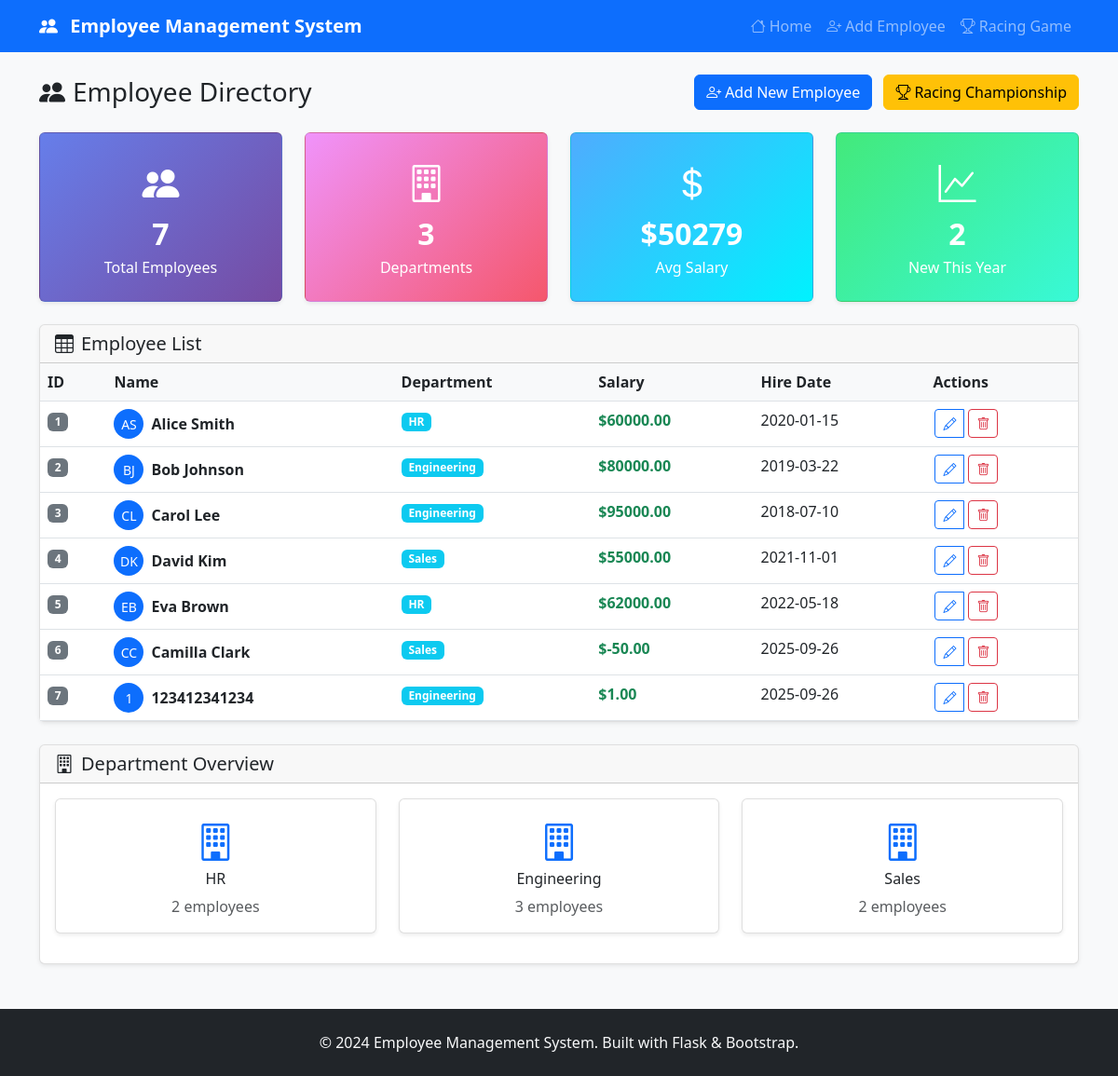
Before: / with the older database file.
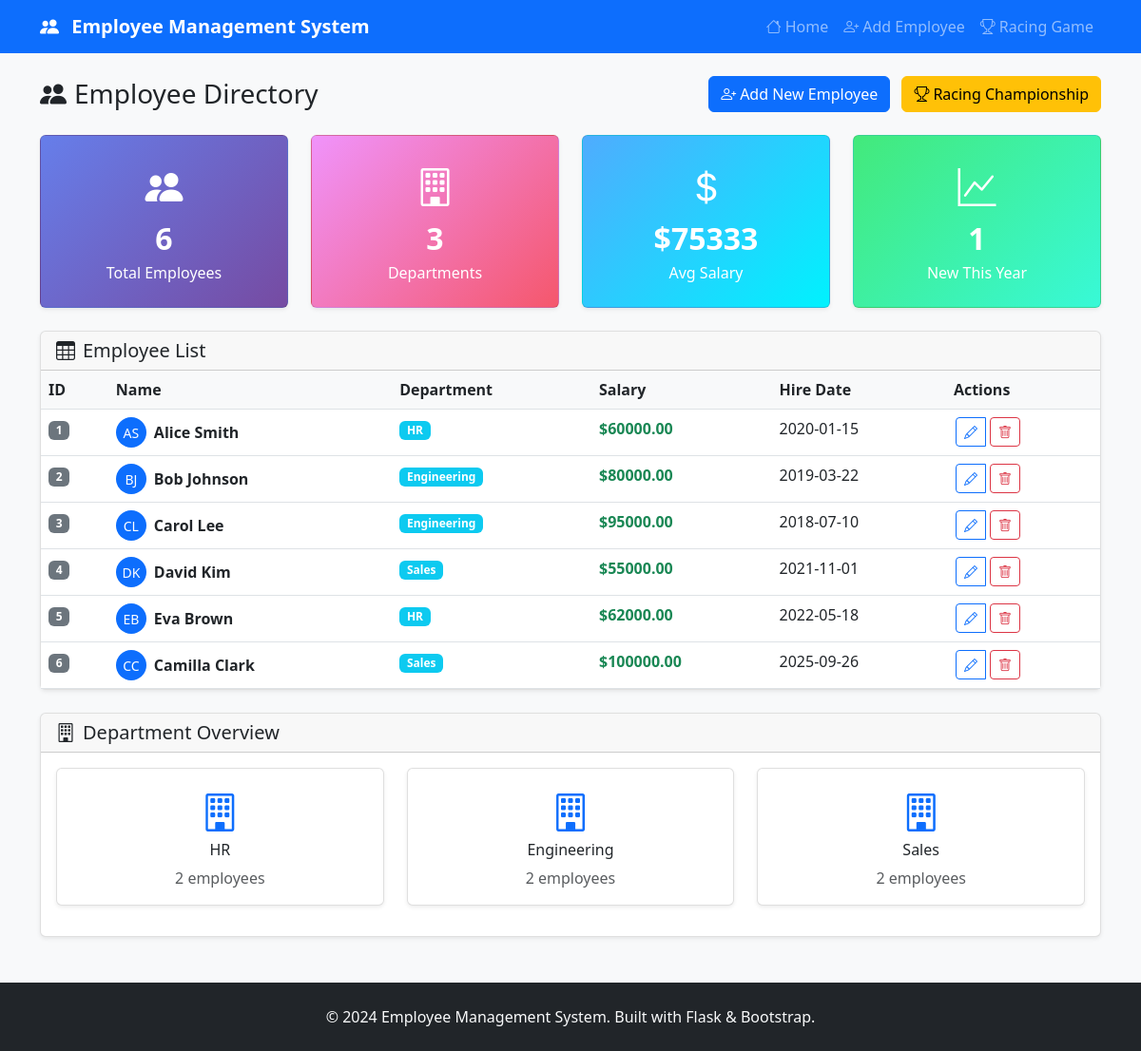
After: the same page with the newer database file.
### tables this page shows
CREATE TABLE employees (
    id INTEGER PRIMARY KEY AUTOINCREMENT,
    name TEXT NOT NULL,
    department_id INTEGER,
    salary REAL,
    hire_date TEXT,
    FOREIGN KEY (department_id) REFERENCES departments(id)
);

CREATE TABLE departments (
    id INTEGER PRIMARY KEY AUTOINCREMENT,
    name TEXT NOT NULL
);

### app.py (the view)
@app.route('/')
def index():
    employees = employee_manager.get_employees()
    departments = employee_manager.get_departments()
    avg_salary = 0
    new_this_year = 0
    department_counts = {}
    if employees:
        total_salary = sum(emp['salary'] for emp in employees)
        avg_salary = total_salary / len(employees)
        current_year = datetime.now().year
        new_this_year = sum(1 for emp in employees if emp['hire_date'].startswith(str(current_year)))
        for emp in employees:
            dept_id = emp['department_id']
            department_counts[dept_id] = department_counts.get(dept_id, 0) + 1
    return render_template('index.html',
                         employees=employees,
                         departments=departments,
                         avg_salary=avg_salary,
                         new_this_year=new_this_year,
                         department_counts=department_counts)

### app.py (called while the page is built)
    def get_connection(self):
        return sqlite3.connect(self.db_path)

    def get_departments(self) -> List[Dict[str, Any]]:
        with self.get_connection() as conn:
            conn.row_factory = sqlite3.Row
            cursor = conn.cursor()
            cursor.execute("SELECT * FROM departments ORDER BY id")
            return [dict(row) for row in cursor.fetchall()]

    def get_employees(self) -> List[Dict[str, Any]]:
        with self.get_connection() as conn:
            conn.row_factory = sqlite3.Row
            cursor = conn.cursor()
            cursor.execute("""
                SELECT e.id, e.name, d.name as department, e.salary, e.hire_date, e.department_id
                FROM employees e
                LEFT JOIN departments d ON e.department_id = d.id
                ORDER BY e.id
            """)
            return [dict(row) for row in cursor.fetchall()]

### templates/index.html (shortened to what the changed rows need)
{% extends "base.html" %}
{% block content %}
<div class="row">
    <div class="col-12">
        <div class="d-flex justify-content-between align-items-center mb-4">
            <h1 class="h3 mb-0">
                <i class="bi bi-people-fill me-2"></i>Employee Directory
            </h1>
        </div>
    </div>
</div>
<div class="row mb-4">
    <div class="col-md-3">
        <div class="card stats-card">
            <div class="card-body text-center">
                <i class="bi bi-people-fill fs-1 mb-2"></i>
                <div class="stats-number">{{ employees|length }}</div>
                <div>Total Employees</div>
            </div>
        </div>
    </div>
    <div class="col-md-3">
        <div class="card stats-card" style="background: linear-gradient(135deg, #4facfe 0%, #00f2fe 100%);">
            <div class="card-body text-center">
                <i class="bi bi-currency-dollar fs-1 mb-2"></i>
                <div class="stats-number">${{ "%.0f"|format(avg_salary) }}</div>
                <div>Avg Salary</div>
            </div>
        </div>
    </div>
    <div class="col-md-3">
        <div class="card stats-card" style="background: linear-gradient(135deg, #43e97b 0%, #38f9d7 100%);">
            <div class="card-body text-center">
                <i class="bi bi-graph-up fs-1 mb-2"></i>
                <div class="stats-number">{{ new_this_year }}</div>
                <div>New This Year</div>
            </div>
        </div>
    </div>
</div>
<div class="card">
    <div class="card-body p-0">
        {% if employees %}
            <div class="table-responsive">
                <table class="table table-hover mb-0">
                    <thead>
                        <tr>
                            <th>ID</th>
                            <th>Name</th>
                            <th>Department</th>
                            <th>Salary</th>
                            <th>Hire Date</th>
                            <th>Actions</th>
                        </tr>
                    </thead>
                    <tbody>
                        {% for employee in employees %}
                        <tr>
                            <td>
                                <span class="badge bg-secondary">{{ employee.id }}</span>
                            </td>
                            <td>
                                <div class="d-flex align-items-center">
                                    <div class="avatar bg-primary text-white rounded-circle me-2 d-flex align-items-center justify-content-center" style="width: 32px; height: 32px; font-size: 14px;">
                                        {{ employee.name.split()[0][0] }}{{ employee.name.split()[-1][0] if employee.name.split()|length > 1 else '' }}
                                    </div>
                                    <strong>{{ employee.name }}</strong>
                                </div>
                            </td>
                            <td>
                                <span class="badge bg-info">{{ employee.department }}</span>
                            </td>
                            <td>
                                <span class="text-success fw-bold">${{ "%.2f"|format(employee.salary) }}</span>
                            </td>
                            <td>{{ employee.hire_date }}</td>
                            <td>
                                <div class="btn-group" role="group">
                                    <a href="{{ url_for('edit_employee', employee_id=employee.id) }}"
                                       class="btn btn-sm btn-outline-primary btn-action"
                                       title="Edit Employee">
                                        <i class="bi bi-pencil"></i>
                                    </a>
                                    <form method="POST" action="{{ url_for('delete_employee', employee_id=employee.id) }}"
                                          class="d-inline"
                                          onsubmit="return confirmDelete('{{ employee.name }}')">
                                        <button type="submit"
                                                class="btn btn-sm btn-outline-danger btn-action"
                                                title="Delete Employee">
                                            <i class="bi bi-trash"></i>
                                        </button>
                                    </form>
                                </div>
                            </td>
                        </tr>
                        {% endfor %}
                    </tbody>
                </table>
            </div>
        {% endif %}
    </div>
</div>
{% if departments %}
<div class="row mt-4">
    <div class="col-12">
        <div class="card">
            <div class="card-body">
                <div class="row">
                    {% for department in departments %}
                    <div class="col-md-4 mb-3">
                        <div class="card employee-card">
                            <div class="card-body text-center">
                                <i class="bi bi-building fs-1 text-primary mb-2"></i>
                                <h6 class="card-title">{{ department.name }}</h6>
                                <p class="card-text text-muted">
                                    {{ department_counts.get(department.id, 0) }} employees
                                </p>
                            </div>
                        </div>
                    </div>
                    {% endfor %}
                </div>
            </div>
        </div>
    </div>
</div>
{% endif %}
{% endblock %}

Changed rows visible on the page:
removed employees: id "7", name "1", name "123412341234", department "Engineering", salary "1.00", hire_date "2025-09-26"
changed employees "Camilla Clark": salary "-50.00" → "100000.00"
computed for departments "Engineering": get "3" → "2"
Other visible differences:
{{ employees|length }}: "7" → "6"
{{ "%.0f"|format(avg_salary) }}: "50279" → "75333"
{{ new_this_year }}: "2" → "1"
